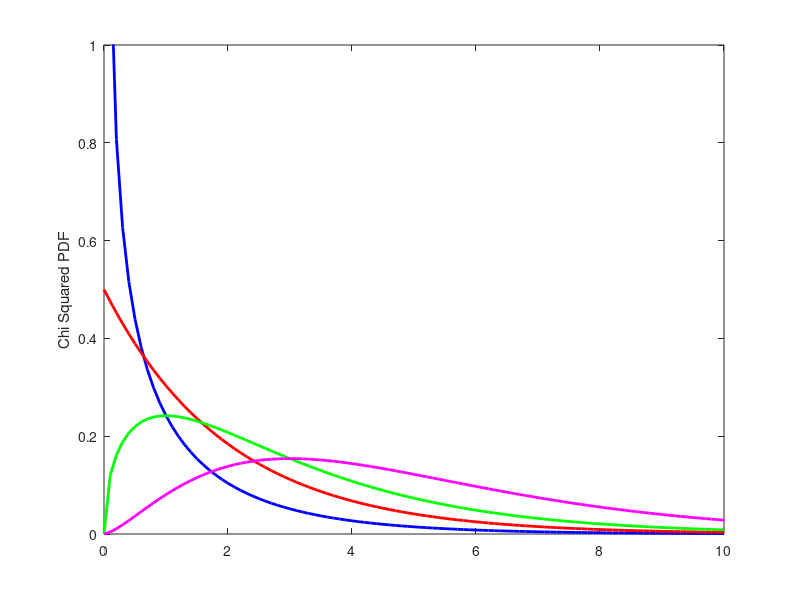

This chart was generated by the following MATLAB code: (Note: this script raises an error after producing the figure.)
%% Example: Chi Squared Distribution
% Plot Chi squared distribuion with nu = 1, 2, 3, and 5

% Chi squared distribution is the distribution of the sum of squares of
% random samples from the standard normal distribution. The chi squared
% distribution is equal to the gamma distribution with alpha = nu/2, and
% beta = 1/2.

% When the means of the normal distributions used to compute the chi
% squared distribution are not zero, the distribution becomes the non
% central chi squared distribution

%% Plotting central chi squared distirbutions
% nu is called the degrees of freedom
clear; close all; clf;
% nu = 1
figure(1);
x = 0:0.1:10; % assume that x is normally distributed
plot(x,chi2pdf(x,1),'b','LineWidth',2)
ylabel 'Chi Squared PDF'
xlim([0 10]); ylim([0 1])

% nu = 2
hold on
plot(x,chi2pdf(x,2),'r','LineWidth',2)

% nu = 3
plot(x,chi2pdf(x,3),'g','LineWidth',2)

% nu = 5
plot(x,chi2pdf(x,5),'m','LineWidth',2)
hold off
legend('\nu = 1','\nu = 2','\nu = 3','\nu = 5','Location','ne')

%% Plotting non-central chi squared distributions
% lambda is the non centrality parameter

% lambda = 1, nu = 3
figure(2);
x = 0:0.1:20; % assume that x is normally distributed
plot(x,ncx2pdf(x,3,1),'b','LineWidth',2)
ylabel ' Noncentral Chi Squared PDF'
xlim([0 20]); ylim([0 0.2])

% lambda = 3, nu = 3
hold on
plot(x,ncx2pdf(x,3,3),'r','LineWidth',2)

% lambda = 5, nu = 3
plot(x,ncx2pdf(x,3,5),'g','LineWidth',2)

% lambda = 10, nu = 3
plot(x,ncx2pdf(x,3,10),'m','LineWidth',2)
hold off
legend('\lambda = 1','\lambda = 3','\lambda = 5','\lambda = 10','Location','ne')
